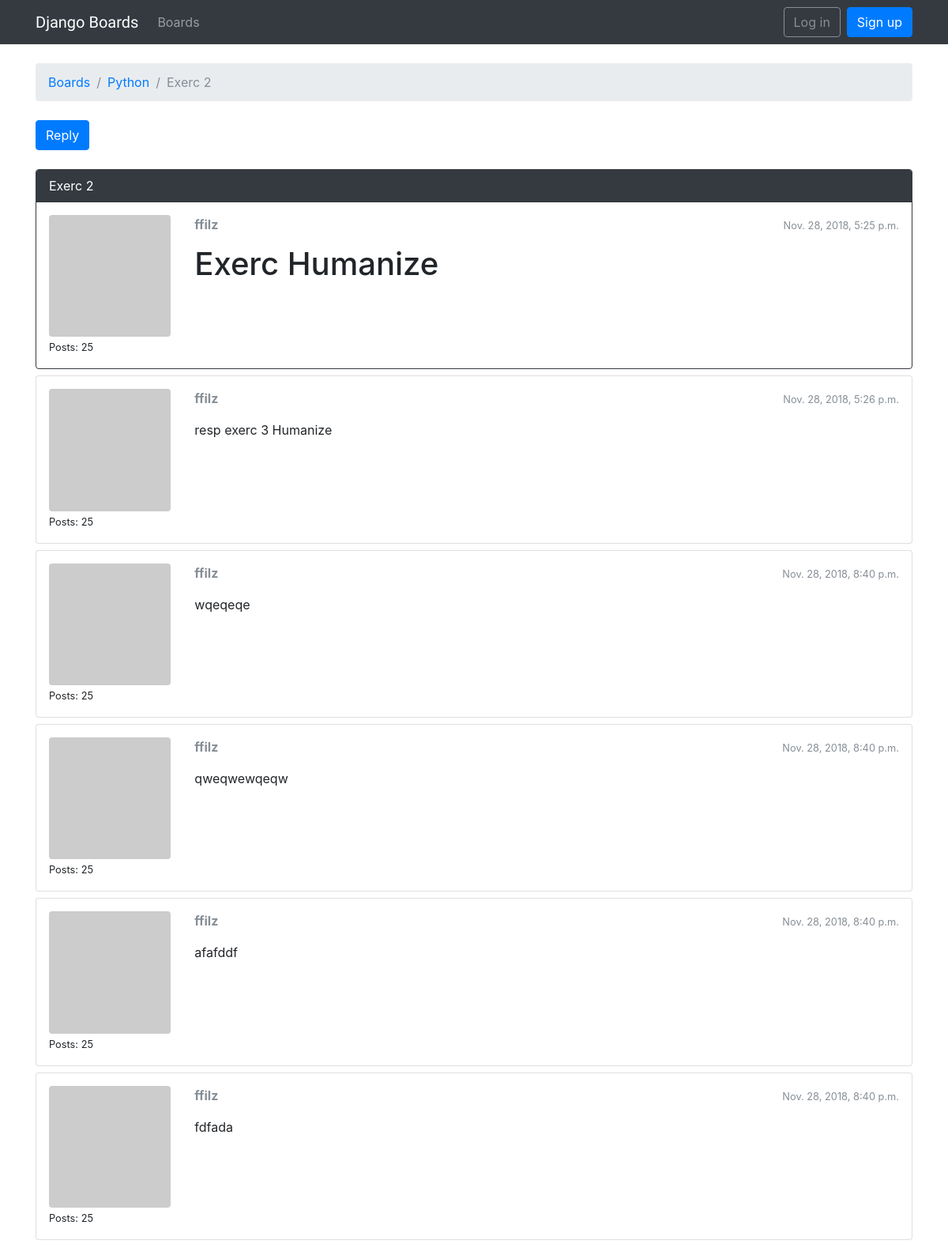
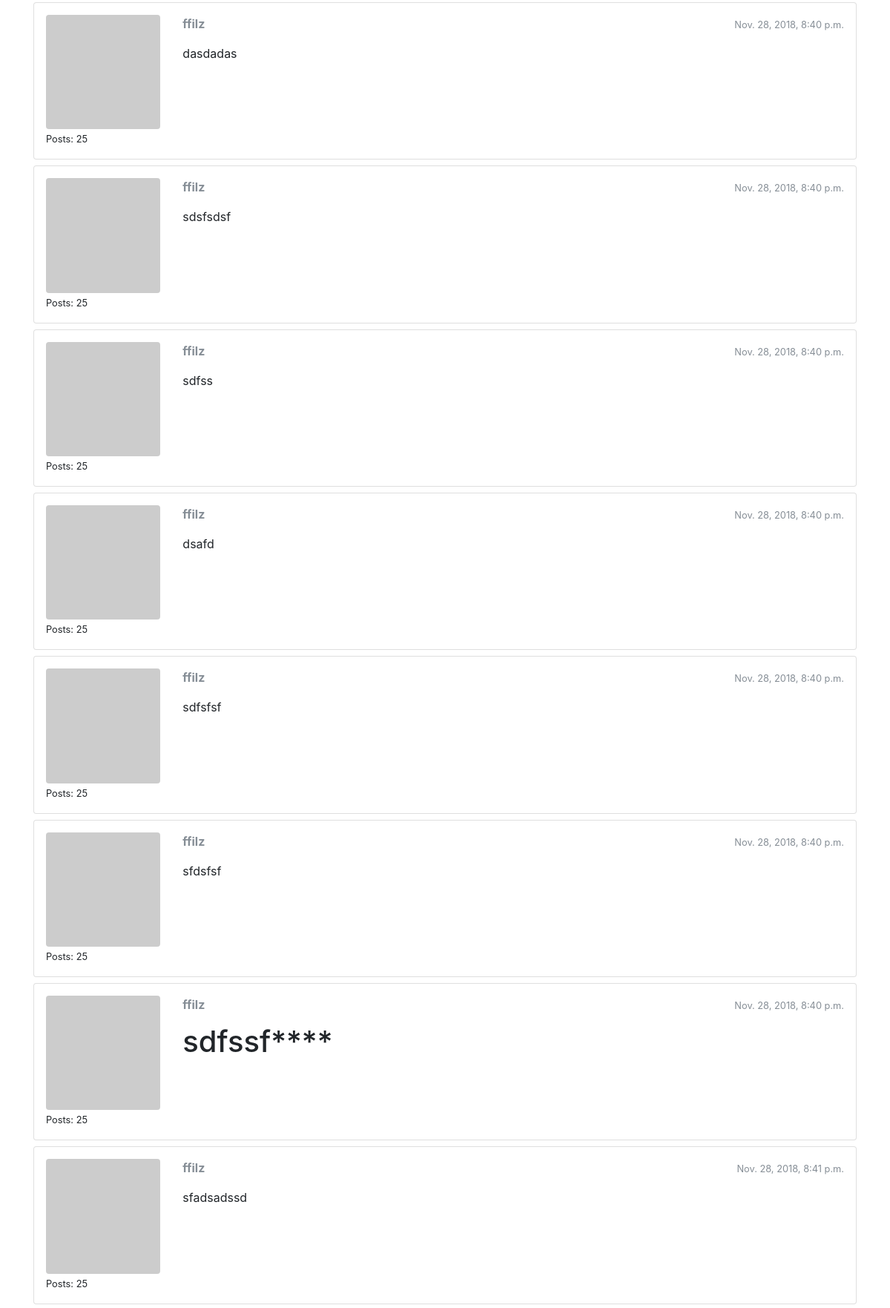
Screenshot of /boards/2/topics/107/ (upper part) with the database file from the repository (2 pictures, top to bottom).
### boards/models.py (models this page shows, shortened)
class Topic(models.Model):
    subject = models.CharField(max_length=255)
    last_updated = models.DateTimeField(auto_now_add=True)
    board = models.ForeignKey(Board, on_delete = models.CASCADE, related_name='topics')
    starter = models.ForeignKey(User, on_delete = models.CASCADE, related_name='topics')
    views = models.PositiveIntegerField(default=0)

class Board(models.Model):
    name = models.CharField(max_length=30, unique=True)
    description = models.CharField(max_length=100)

class Post(models.Model):
    message = models.TextField(max_length=4000)
    topic = models.ForeignKey(Topic, on_delete=models.CASCADE, related_name='posts')
    created_at = models.DateTimeField(auto_now_add=True)
    updated_at = models.DateTimeField(null=True)
    created_by = models.ForeignKey(User, on_delete=models.CASCADE, related_name='posts')
    updated_by = models.ForeignKey(User, on_delete=models.CASCADE, null=True, related_name='+')
    def get_message_as_markdown(self):
        return mark_safe(markdown(self.message, safe_mode='escape'))

### boards/views.py (the view)
# urls.py: url(r'^boards/(?P<pk>\d+)/topics/(?P<topic_pk>\d+)/$', views.PostListView.as_view(), name='topic_posts'),
class PostListView(ListView):
    model = Post
    context_object_name = 'posts'
    template_name = 'topic_posts.html'
    paginate_by = 20
    def get_context_data(self, **kwargs):
        session_key = 'viewed_topic_{}'.format(self.topic.pk)
        if not self.request.session.get(session_key, False):
            self.topic.views += 1
            self.topic.save()
            self.request.session[session_key] = True
        kwargs['topic'] = self.topic
        return super().get_context_data(**kwargs)
    def get_queryset(self):
        self.topic = get_object_or_404(Topic, board__pk=self.kwargs.get('pk'), pk=self.kwargs.get('topic_pk'))
        queryset = self.topic.posts.order_by('created_at')
        return queryset

### boards/templatetags/gravatar.py (called while the page is built)
@register.filter
def gravatar(user):
    email = user.email.lower().encode('utf-8')
    default = 'mm'
    size = 256
    url = 'https://www.gravatar.com/avatar/{md5}?{params}'.format(
        md5=hashlib.md5(email).hexdigest(),
        params=urlencode({'d': default, 's': str(size)})
    )
    return url

### templates/topic_posts.html (shortened to what this page needs)
{% extends 'base.html' %}
{% load gravatar %}
{% block breadcrumb %}
  <li class="breadcrumb-item"><a href="{% url 'home' %}">Boards</a></li>
  <li class="breadcrumb-item"><a href="{% url 'board_topics' topic.board.pk %}">{{ topic.board.name }}</a></li>
  <li class="breadcrumb-item active">{{ topic.subject }}</li>
{% endblock %}
{% block content %}
  <div class="mb-4">
    <a href="{% url 'reply_topic' topic.board.pk topic.pk %}" class="btn btn-primary" role="button">Reply</a>
  </div>
  {% for post in posts %}
    <div id="{{ post.pk }}" class="card {% if forloop.last %}mb-4{% else %}mb-2{% endif %} {% if forloop.first %}border-dark{% endif %}">
      {% if forloop.first %}
        <div class="card-header text-white bg-dark py-2 px-3">{{ topic.subject }}</div>
      {% endif %}
      <div class="card-body p-3">
        <div class="row">
          <div class="col-2">
            <img src="{{ post.created_by|gravatar }}" alt="{{ post.created_by.username }}" class="w-100 rounded">
            <small>Posts: {{ post.created_by.posts.count }}</small>
          </div>
          <div class="col-10">
            <div class="row mb-3">
              <div class="col-6">
                <strong class="text-muted">{{ post.created_by.username }}</strong>
              </div>
              <div class="col-6 text-right">
                <small class="text-muted">{{ post.created_at }}</small>
              </div>
            </div>
            <div class="post-body">
              {{ post.get_message_as_markdown }}
            </div>
          </div>
        </div>
      </div>
    </div>
  {% endfor %}
{% endblock %}

### static/css/app.css (style rules this page uses)
html, body { height: 100%; }

### rows the page displays
Topic: board.name "Python", subject "Exerc 2"
Post: created_by.posts.count "25", created_by.username "ffilz", created_at "Nov. 28, 2018, 5:25 p.m.", get_message_as_markdown "Exerc Humanize"
Post: created_by.posts.count "25", created_by.username "ffilz", created_at "Nov. 28, 2018, 5:26 p.m.", get_message_as_markdown "resp exerc 3 Humanize"
Post: created_by.posts.count "25", created_by.username "ffilz", created_at "Nov. 28, 2018, 8:40 p.m.", get_message_as_markdown "wqeqeqe"
Post: created_by.posts.count "25", created_by.username "ffilz", created_at "Nov. 28, 2018, 8:40 p.m.", get_message_as_markdown "qweqwewqeqw"
Post: created_by.posts.count "25", created_by.username "ffilz", created_at "Nov. 28, 2018, 8:40 p.m.", get_message_as_markdown "afafddf"
Post: created_by.posts.count "25", created_by.username "ffilz", created_at "Nov. 28, 2018, 8:40 p.m.", get_message_as_markdown "fdfada"
Post: created_by.posts.count "25", created_by.username "ffilz", created_at "Nov. 28, 2018, 8:40 p.m.", get_message_as_markdown "dasdadas"
Post: created_by.posts.count "25", created_by.username "ffilz", created_at "Nov. 28, 2018, 8:40 p.m.", get_message_as_markdown "sdsfsdsf"
Post: created_by.posts.count "25", created_by.username "ffilz", created_at "Nov. 28, 2018, 8:40 p.m.", get_message_as_markdown "sdfss"
Post: created_by.posts.count "25", created_by.username "ffilz", created_at "Nov. 28, 2018, 8:40 p.m.", get_message_as_markdown "dsafd"
Post: created_by.posts.count "25", created_by.username "ffilz", created_at "Nov. 28, 2018, 8:40 p.m.", get_message_as_markdown "sdfsfsf"
Post: created_by.posts.count "25", created_by.username "ffilz", created_at "Nov. 28, 2018, 8:40 p.m.", get_message_as_markdown "sfdsfsf"
Post: created_by.posts.count "25", created_by.username "ffilz", created_at "Nov. 28, 2018, 8:40 p.m.", get_message_as_markdown "sdfssf****"
Post: created_by.posts.count "25", created_by.username "ffilz", created_at "Nov. 28, 2018, 8:41 p.m.", get_message_as_markdown "sfadsadssd"
